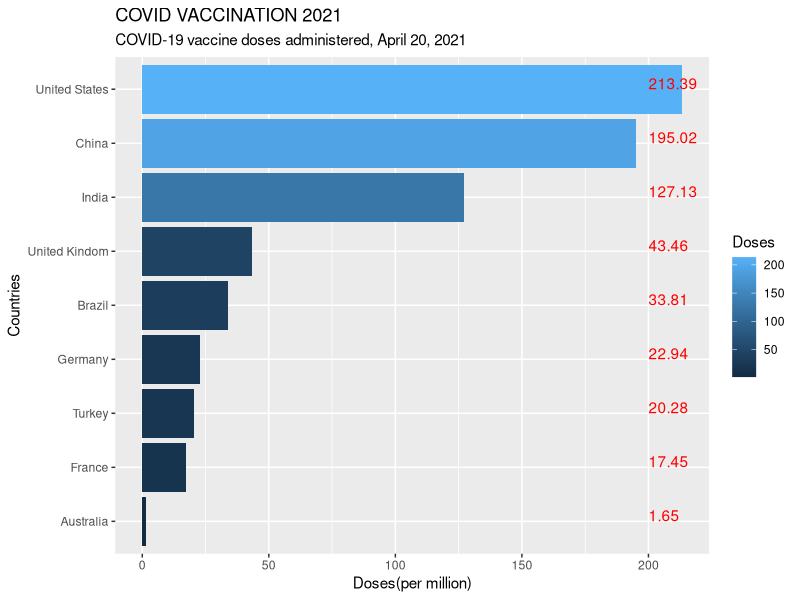

R code for this plot:
##Install Packages
install.packages('lubridate')
install.packages('tidyverse')
install.packages('ggplot2')
library(tidyverse)  #helps wrangle data
library(lubridate)  #helps wrangle date attributes
library(ggplot2)  #helps visualize data
library(tibble)

##Creating table with columns Countries and Doses

Countries <- c("United States", "China" ,"India" ,"United Kindom", "Brazil", "Germany","Turkey",
              "France","Australia")
Doses <- c(213.39,195.02,127.13,43.46,33.81,22.94,20.28,17.45,1.65)
Covid <- data.frame(Countries, Doses)
print(Covid)

## Creating GGplot for visualisation

ggplot(Covid, aes(Doses, reorder(Countries, Doses), fill = Doses, label = Doses)) +
  geom_bar(stat="identity") +
  geom_text(aes(x = 150, y = Countries), vjust = 0, hjust = 0, nudge_x = 50, color = "red") +
  xlab("Doses(per million)") +
  ylab("Countries") +
  labs(title = "COVID VACCINATION 2021") +
  labs(subtitle = "COVID-19 vaccine doses administered, April 20, 2021")

